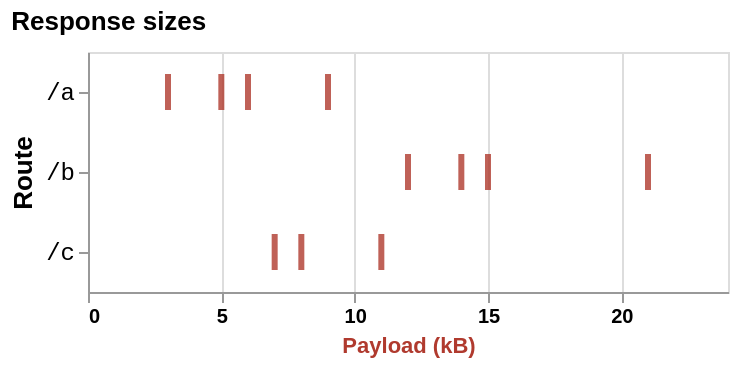

This figure's Vega-Lite source:
### Vega-Lite specification from a JSON file in a GitHub repository (floating-point values rounded to 4 significant figures)
{"$schema": "https://vega.github.io/schema/vega-lite/v6.json", "description": "Tick chart customization: every non-default property here is one eas draws natively (fc-qx1.43).", "title": {"text": "Response sizes", "anchor": "start", "offset": 8}, "width": 320, "height": 120, "data": {"values": [{"route": "/a", "kb": 3}, {"route": "/a", "kb": 5}, {"route": "/a", "kb": 6}, {"route": "/a", "kb": 9}, {"route": "/b", "kb": 12}, {"route": "/b", "kb": 14}, {"route": "/b", "kb": 15}, {"route": "/b", "kb": 21}, {"route": "/c", "kb": 7}, {"route": "/c", "kb": 8}, {"route": "/c", "kb": 11}]}, "mark": {"type": "tick", "thickness": 3, "size": 18, "color": "#b03a2e", "opacity": 0.8}, "encoding": {"x": {"field": "kb", "type": "quantitative", "scale": {"domain": [0, 24], "zero": true}, "axis": {"title": "Payload (kB)", "tickCount": 6, "labelFontWeight": "bold", "titleColor": "#b03a2e"}}, "y": {"field": "route", "type": "nominal", "scale": {"paddingInner": 0.4}, "axis": {"title": "Route", "titleFontSize": 13, "labelFont": "Courier New", "labelFontSize": 12}}}, "config": {"axis": {"domainColor": "#999999", "tickColor": "#999999"}}}
